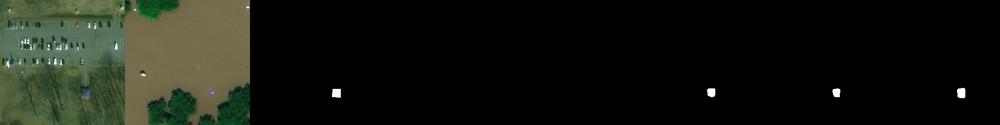
#> input picture scripts/paint_compare 自己写的非源代码/for_caadria_pic/midwest-flooding_00000034_disaster_target_15_0.png, 1000 x 125 px, shrunk from 2048 x 256 before the run; its folder holds only this picture in this run
$ python split_pic.py
#> lines starting #> are read from the running program, lines starting #| are printed output that depends on the picture
import os
from PIL import Image

def split_images(input_folder, output_folder, num_slices):
    # 遍历输入文件夹中的所有图片
#> called with input_folder = './for_caadria_pic', output_folder = './slice_pic', num_slices = 8
    for filename in os.listdir(input_folder):
        if filename.endswith(('.jpg', '.jpeg', '.png')):
            # 构建完整的输入图片路径
            input_path = os.path.join(input_folder, filename)

            # 打开原始图片
            original_image = Image.open(input_path)
#> original_image is the input picture: PIL image 1000x125 RGB; mean R, G, B 21.9, 24.9, 17.4

            # 获取原始图片的宽度和高度
            original_width, original_height = original_image.size
#> original_width = 1000; original_height = 125

            # 计算每个切割区域的宽度
            slice_width = original_width // num_slices
#> slice_width = 125

            # 创建子文件夹，按照图片名字分类
            output_subfolder = os.path.join(output_folder, os.path.splitext(filename)[0])
            os.makedirs(output_subfolder, exist_ok=True)

            # 逐个切割并保存小图片到子文件夹中
            for i in range(num_slices):
                # 计算切割的区域
                left = i * slice_width
                upper = 0
                right = (i + 1) * slice_width
                lower = original_height

                # 切割图片
                slice_image = original_image.crop((left, upper, right, lower))

                # 构建完整的输出图片路径
                output_path = os.path.join(output_subfolder, f"slice_{i + 1}.png")

                # 保存切割后的小图片
                slice_image.save(output_path)
#> this loop made 8 passes
#> pass 1, in split_images, `slice_image = original_image.crop((left, upper, right, lower))`:
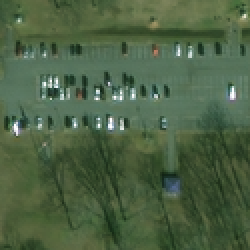
#> slice_image: PIL image 125x125 RGB (shown 2 times larger); mean R, G, B 76.2, 97.7, 68.3
#> pass 2, in split_images, `slice_image = original_image.crop((left, upper, right, lower))`:
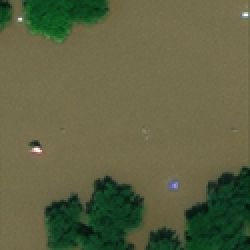
#> slice_image: PIL image 125x125 RGB (shown 2 times larger); mean R, G, B 94.4, 97.3, 66.5
#> pass 3, in split_images, `slice_image = original_image.crop((left, upper, right, lower))`:
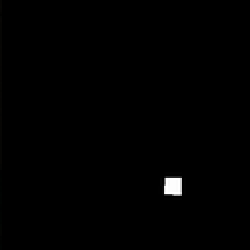
#> slice_image: PIL image 125x125 RGB (shown 2 times larger); mean R, G, B 1.2, 1.2, 1.2

# 调用函数进行切割，例如将图片文件夹中的所有图片分成5份
split_images("./for_caadria_pic", "./slice_pic", 8)

$ run again, on scripts/paint_compare 自己写的非源代码/for_caadria_pic/midwest-flooding_00000373_disaster_target_0_0.png
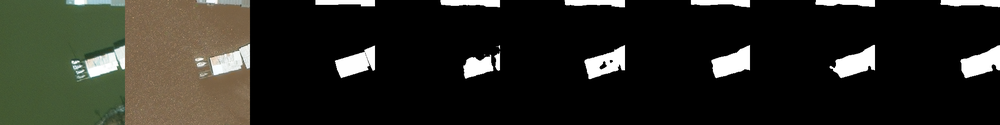
#> input picture scripts/paint_compare 自己写的非源代码/for_caadria_pic/midwest-flooding_00000373_disaster_target_0_0.png, 1000 x 125 px, shrunk from 2048 x 256 before the run
#> in split_images, original_image is the input picture: PIL image 1000x125 RGB; mean R, G, B 39.4, 39.4, 32.5
#> the loop in split_images, `for i in range(num_slices):` made 8 passes
#> pass 1, in split_images, `slice_image = original_image.crop((left, upper, right, lower))`:
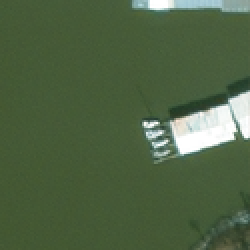
#> slice_image: PIL image 125x125 RGB (shown 2 times larger); mean R, G, B 79.6, 99.4, 68.1
#> pass 3, in split_images, `slice_image = original_image.crop((left, upper, right, lower))`:
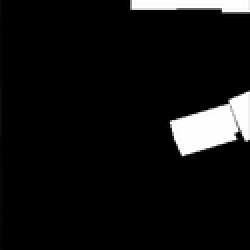
#> slice_image: PIL image 125x125 RGB (shown 2 times larger); mean R, G, B 16.9, 16.9, 16.9

$ run again, on scripts/paint_compare 自己写的非源代码/for_caadria_pic/midwest-flooding_00000373_disaster_target_1_0.png
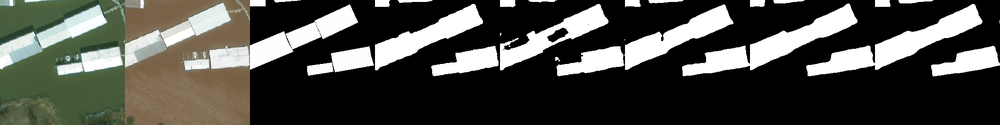
#> input picture scripts/paint_compare 自己写的非源代码/for_caadria_pic/midwest-flooding_00000373_disaster_target_1_0.png, 1000 x 125 px, shrunk from 2048 x 256 before the run
#> in split_images, original_image is the input picture: PIL image 1000x125 RGB; mean R, G, B 74.4, 75, 69.4
#> the loop in split_images, `for i in range(num_slices):` made 8 passes
#> pass 1, in split_images, `slice_image = original_image.crop((left, upper, right, lower))`:
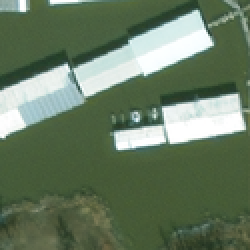
#> slice_image: PIL image 125x125 RGB (shown 2 times larger); mean R, G, B 103.4, 121.9, 97.7
#> after the loop in split_images, `for i in range(num_slices):`:
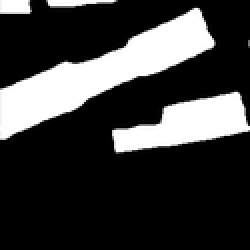
#> slice_image: PIL image 125x125 RGB (shown 2 times larger); min 0, max 255, mean 59.9

$ run again, on scripts/paint_compare 自己写的非源代码/for_caadria_pic/midwest-flooding_00000187_disaster_target_5_0.png
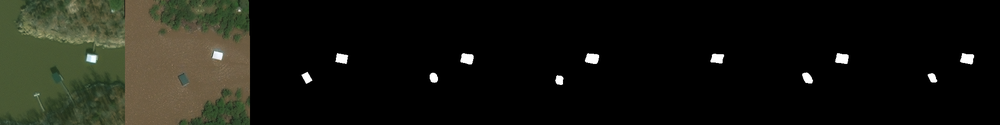
#> input picture scripts/paint_compare 自己写的非源代码/for_caadria_pic/midwest-flooding_00000187_disaster_target_5_0.png, 1000 x 125 px, shrunk from 2048 x 256 before the run
#> in split_images, original_image is the input picture: PIL image 1000x125 RGB; mean R, G, B 23.2, 23.9, 17
#> the loop in split_images, `for i in range(num_slices):` made 8 passes
#> pass 1, in split_images, `slice_image = original_image.crop((left, upper, right, lower))`:
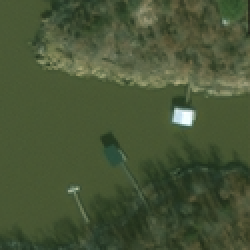
#> slice_image: PIL image 125x125 RGB (shown 2 times larger); mean R, G, B 71.7, 84.7, 54.4
#> pass 3, in split_images, `slice_image = original_image.crop((left, upper, right, lower))`:
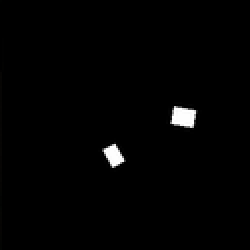
#> slice_image: PIL image 125x125 RGB (shown 2 times larger); mean R, G, B 2.9, 2.9, 2.9

$ run again, on scripts/paint_compare 自己写的非源代码/for_caadria_pic/midwest-flooding_00000266_disaster_target_3_0.png
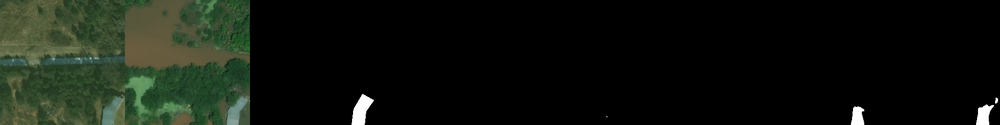
#> input picture scripts/paint_compare 自己写的非源代码/for_caadria_pic/midwest-flooding_00000266_disaster_target_3_0.png, 1000 x 125 px, shrunk from 2048 x 256 before the run
#> in split_images, original_image is the input picture: PIL image 1000x125 RGB; mean R, G, B 17.6, 22.5, 15.1
#> the loop in split_images, `for i in range(num_slices):` made 8 passes
#> pass 1, in split_images, `slice_image = original_image.crop((left, upper, right, lower))`:
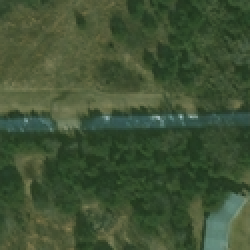
#> slice_image: PIL image 125x125 RGB (shown 2 times larger); mean R, G, B 63.5, 81.3, 52.7
#> pass 3, in split_images, `slice_image = original_image.crop((left, upper, right, lower))`:
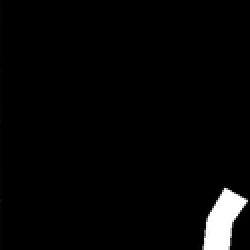
#> slice_image: PIL image 125x125 RGB (shown 2 times larger); mean R, G, B 6.4, 6.4, 6.4
